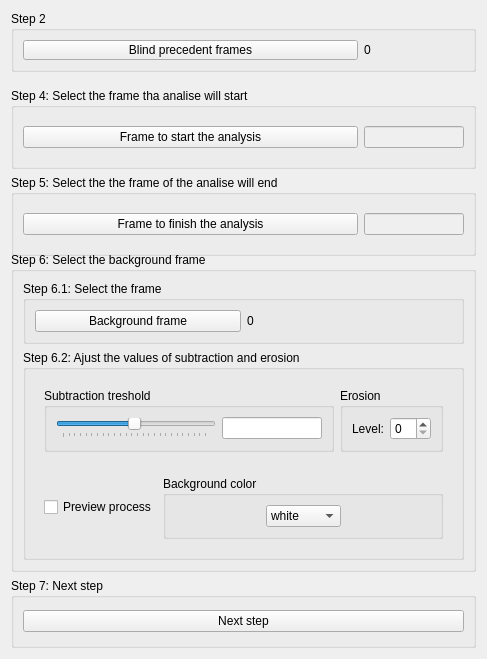
            <widget class="QWidget" name="tab_3">
             <attribute name="title">
              <string>Select relevant frames</string>
             </attribute>
             <layout class="QVBoxLayout" name="verticalLayout_9">
              <item>
               <widget class="QGroupBox" name="gbBlinding">
                <property name="minimumSize">
                 <size>
                  <width>465</width>
                  <height>61</height>
                 </size>
                </property>
                <property name="maximumSize">
                 <size>
                  <width>16777215</width>
                  <height>61</height>
                 </size>
                </property>
                <property name="title">
                 <string>Step 2</string>
                </property>
                <layout class="QHBoxLayout" name="horizontalLayout_26">
                 <item>
                  <widget class="QPushButton" name="pbAdquiriFrame">
                   <property name="text">
                    <string>Blind precedent frames</string>
                   </property>
                  </widget>
                 </item>
                 <item>
                  <widget class="QLabel" name="lblFrameInicio">
                   <property name="maximumSize">
                    <size>
                     <width>100</width>
                     <height>16777215</height>
                    </size>
                   </property>
                   <property name="text">
                    <string>0</string>
                   </property>
                  </widget>
                 </item>
                </layout>
               </widget>
              </item>
              <item>
               <widget class="QGroupBox" name="gbStartAnaly">
                <property name="minimumSize">
                 <size>
                  <width>0</width>
                  <height>81</height>
                 </size>
                </property>
                <property name="maximumSize">
                 <size>
                  <width>16777215</width>
                  <height>61</height>
                 </size>
                </property>
                <property name="title">
                 <string>Step 4: Select the frame tha analise will start</string>
                </property>
                <layout class="QHBoxLayout" name="horizontalLayout_21">
                 <item>
                  <widget class="QPushButton" name="pbFrameProce">
                   <property name="enabled">
                    <bool>true</bool>
                   </property>
                   <property name="text">
                    <string>Frame to start the analysis</string>
                   </property>
                  </widget>
                 </item>
                 <item>
                  <widget class="QLineEdit" name="leFramePro">
                   <property name="enabled">
                    <bool>false</bool>
                   </property>
                   <property name="maximumSize">
                    <size>
                     <width>100</width>
                     <height>16777215</height>
                    </size>
                   </property>
                  </widget>
                 </item>
                </layout>
               </widget>
              </item>
              <item>
               <widget class="QGroupBox" name="gpFrameFinis">
                <property name="minimumSize">
                 <size>
                  <width>0</width>
                  <height>81</height>
                 </size>
                </property>
                <property name="maximumSize">
                 <size>
                  <width>16777215</width>
                  <height>61</height>
                 </size>
                </property>
                <property name="title">
                 <string>Step 5: Select the the frame of the analise will end</string>
                </property>
                <layout class="QHBoxLayout" name="horizontalLayout_5">
                 <item>
                  <widget class="QPushButton" name="pbFrameFinal">
                   <property name="enabled">
                    <bool>true</bool>
                   </property>
                   <property name="text">
                    <string>Frame to finish the analysis</string>
                   </property>
                  </widget>
                 </item>
                 <item>
                  <widget class="QLineEdit" name="leFrameFinal">
                   <property name="enabled">
                    <bool>false</bool>
                   </property>
                   <property name="maximumSize">
                    <size>
                     <width>100</width>
                     <height>16777215</height>
                    </size>
                   </property>
                  </widget>
                 </item>
                </layout>
               </widget>
              </item>
              <item>
               <widget class="QGroupBox" name="gbBack">
                <property name="minimumSize">
                 <size>
                  <width>0</width>
                  <height>250</height>
                 </size>
                </property>
                <property name="maximumSize">
                 <size>
                  <width>16777215</width>
                  <height>16777215</height>
                 </size>
                </property>
                <property name="title">
                 <string>Step 6: Select the background frame</string>
                </property>
                <layout class="QVBoxLayout" name="verticalLayout_24">
                 <item>
                  <widget class="QGroupBox" name="groupBox_12">
                   <property name="minimumSize">
                    <size>
                     <width>0</width>
                     <height>30</height>
                    </size>
                   </property>
                   <property name="title">
                    <string>Step 6.1: Select the frame</string>
                   </property>
                   <layout class="QHBoxLayout" name="horizontalLayout_31">
                    <item>
                     <widget class="QPushButton" name="pushButtonCapture">
                      <property name="minimumSize">
                       <size>
                        <width>60</width>
                        <height>0</height>
                       </size>
                      </property>
                      <property name="maximumSize">
                       <size>
                        <width>42456</width>
                        <height>16777215</height>
                       </size>
                      </property>
                      <property name="text">
                       <string>Background frame</string>
                      </property>
                     </widget>
                    </item>
                    <item>
                     <widget class="QLabel" name="lblFrameBack">
                      <property name="text">
                       <string>0</string>
                      </property>
                     </widget>
                    </item>
                   </layout>
                  </widget>
                 </item>
                 <item>
                  <widget class="QGroupBox" name="groupBox_3">
                   <property name="minimumSize">
                    <size>
                     <width>0</width>
                     <height>70</height>
                    </size>
                   </property>
                   <property name="title">
                    <string>Step 6.2: Ajust the values of subtraction and erosion</string>
                   </property>
                   <layout class="QVBoxLayout" name="verticalLayout_25">
                    <item>
                     <widget class="QWidget" name="widget_18" native="true">
                      <property name="minimumSize">
                       <size>
                        <width>0</width>
                        <height>80</height>
                       </size>
                      </property>
                      <layout class="QHBoxLayout" name="horizontalLayout_33">
                       <item>
                        <widget class="QGroupBox" name="groupBox_SubtractionThreshold">
                         <property name="enabled">
                          <bool>true</bool>
                         </property>
                         <property name="minimumSize">
                          <size>
                           <width>0</width>
                           <height>20</height>
                          </size>
                         </property>
                         <property name="title">
                          <string>Subtraction treshold</string>
                         </property>
                         <layout class="QHBoxLayout" name="horizontalLayout_27">
                          <item>
                           <widget class="QSlider" name="SliderThreshold">
                            <property name="maximum">
                             <number>255</number>
                            </property>
                            <property name="pageStep">
                             <number>10</number>
                            </property>
                            <property name="value">
                             <number>125</number>
                            </property>
                            <property name="orientation">
                             <enum>Qt::Horizontal</enum>
                            </property>
                            <property name="tickPosition">
                             <enum>QSlider::TicksBelow</enum>
                            </property>
                           </widget>
                          </item>
                          <item>
                           <widget class="QLineEdit" name="leTreshold">
                            <property name="enabled">
                             <bool>true</bool>
                            </property>
                            <property name="maximumSize">
                             <size>
                              <width>100</width>
                              <height>16777215</height>
                             </size>
                            </property>
                           </widget>
                          </item>
                         </layout>
                        </widget>
                       </item>
                       <item>
                        <widget class="QGroupBox" name="groupBox_Erosion">
                         <property name="enabled">
                          <bool>true</bool>
                         </property>
                         <property name="title">
                          <string>Erosion</string>
                         </property>
                         <layout class="QHBoxLayout" name="horizontalLayout_11">
                          <item>
                           <widget class="QLabel" name="label_19">
                            <property name="text">
                             <string>Level:</string>
                            </property>
                           </widget>
                          </item>
                          <item>
                           <widget class="QSpinBox" name="spinBoxErosao">
                            <property name="maximum">
                             <number>10</number>
                            </property>
                           </widget>
                          </item>
                         </layout>
                        </widget>
                       </item>
                      </layout>
                      <zorder>groupBox_Erosion</zorder>
                      <zorder>groupBox_SubtractionThreshold</zorder>
                     </widget>
                    </item>
                    <item>
                     <widget class="QWidget" name="widget_16" native="true">
                      <property name="minimumSize">
                       <size>
                        <width>0</width>
                        <height>80</height>
                       </size>
                      </property>
                      <layout class="QHBoxLayout" name="horizontalLayout_32">
                       <item>
                        <widget class="QCheckBox" name="chbPrevi">
                         <property name="text">
                          <string>Preview process</string>
                         </property>
                        </widget>
                       </item>
                       <item>
                        <widget class="QGroupBox" name="groupBox_BackgroundColor">
                         <property name="enabled">
                          <bool>true</bool>
                         </property>
                         <property name="minimumSize">
                          <size>
                           <width>0</width>
                           <height>50</height>
                          </size>
                         </property>
                         <property name="title">
                          <string>Background color</string>
                         </property>
                         <layout class="QHBoxLayout" name="horizontalLayout_15">
                          <item>
                           <spacer name="horizontalSpacer_19">
                            <property name="orientation">
                             <enum>Qt::Horizontal</enum>
                            </property>
                            <property name="sizeHint" stdset="0">
                             <size>
                              <width>40</width>
                              <height>20</height>
                             </size>
                            </property>
                           </spacer>
                          </item>
                          <item>
                           <widget class="QComboBox" name="comboBoxBackground">
                            <property name="minimumSize">
                             <size>
                              <width>75</width>
                              <height>0</height>
                             </size>
                            </property>
                            <item>
                             <property name="text">
                              <string>white</string>
                             </property>
                            </item>
                            <item>
                             <property name="text">
                              <string>black</string>
                             </property>
                            </item>
                           </widget>
                          </item>
                          <item>
                           <spacer name="horizontalSpacer_17">
                            <property name="orientation">
                             <enum>Qt::Horizontal</enum>
                            </property>
                            <property name="sizeHint" stdset="0">
                             <size>
                              <width>40</width>
                              <height>20</height>
                             </size>
                            </property>
                           </spacer>
                          </item>
                         </layout>
                        </widget>
                       </item>
                      </layout>
                     </widget>
                    </item>
                   </layout>
                  </widget>
                 </item>
                </layout>
               </widget>
              </item>
              <item>
               <widget class="QGroupBox" name="groupBox_15">
                <property name="minimumSize">
                 <size>
                  <width>20</width>
                  <height>70</height>
                 </size>
                </property>
                <property name="maximumSize">
                 <size>
                  <width>16777215</width>
                  <height>70</height>
                 </size>
                </property>
                <property name="title">
                 <string>Step 7: Next step</string>
                </property>
                <layout class="QHBoxLayout" name="horizontalLayout_28">
                 <item>
                  <widget class="QPushButton" name="pbConfigure1_2">
                   <property name="text">
                    <string>Next step</string>
                   </property>
                  </widget>
                 </item>
                </layout>
               </widget>
              </item>
             </layout>
            </widget>
